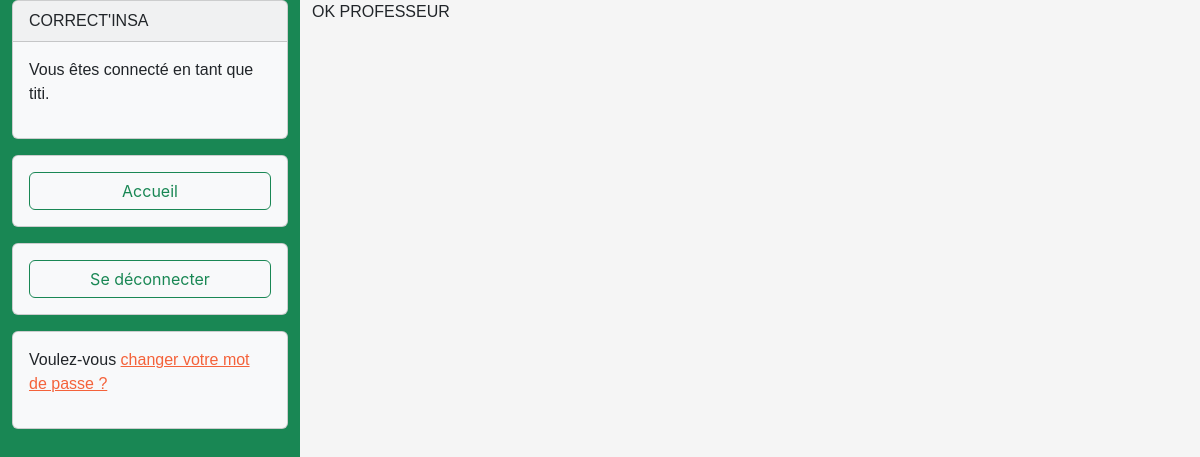
Page /p_redirect/ (signed in) on the earlier database version.
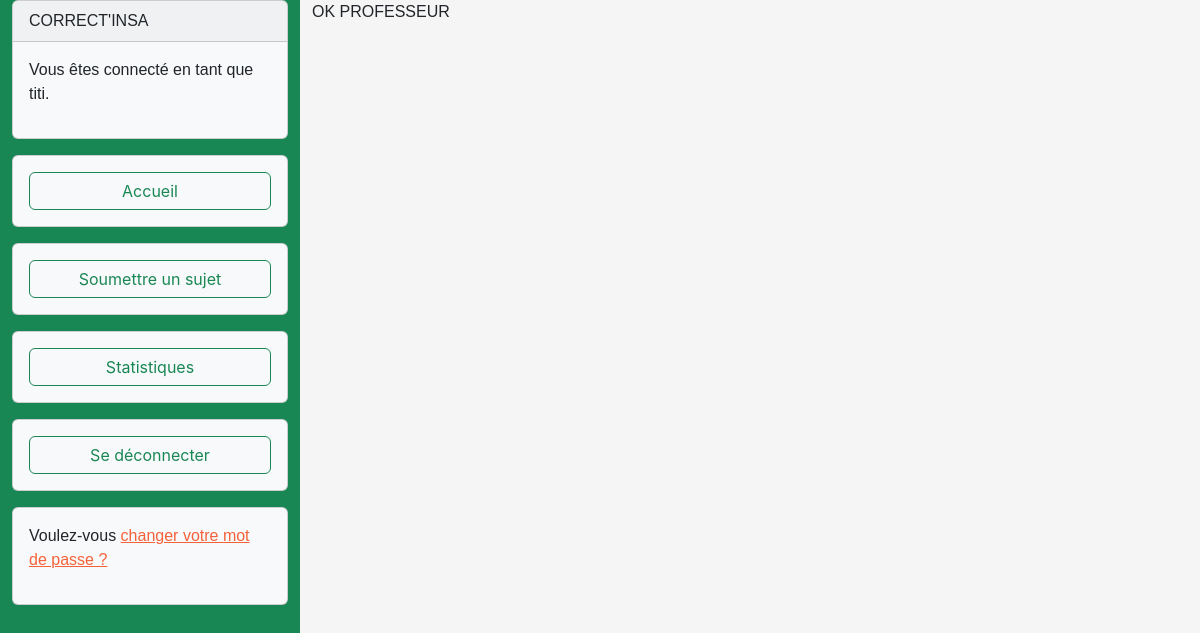
Same page on the later database version.
### blog/views.py (the view)
# urls.py: path('p_redirect/',blog.views.p_redirect, name='p_redirect'),
def p_redirect(request):
    return render(request, 'blog/p_redirect.html')

### blog/templates/blog/p_redirect.html
{% extends 'base.html' %}
{% block content %}
                OK PROFESSEUR
{% endblock content %}

### templates/base.html (shortened to what this page needs)
<!DOCTYPE html>
<html lang="fr">
    <head>
        {% block extra_css %}
        {% load static %}
        <link rel="stylesheet" href="https://maxcdn.bootstrapcdn.com/bootstrap/4.0.0/css/bootstrap.min.css">
        <link rel="stylesheet" type="text/css" href="{% static 'css/styles.css' %}">
    {% endblock extra_css %}
    </head>
    <body>
        <div class="container-fluid h-100">
            <div class="row vh-100">
                <div class="col-3 bg-success d-flex flex-column">
                    <div class="card bg-light mb-3">
                        <div class="card-header">CORRECT'INSA</div>
                        <div class="card-body">
                            {%  if user.is_authenticated %}
                                <p>Vous êtes connecté en tant que {{ user }}.</p>
                            {% endif %}
                        </div>
                    </div>
                    {% if user.is_authenticated %}
                        <div class="card bg-light mb-3">
                            <div class="card-body">
                                <a href="{% url 'home' %}"class="btn btn-outline-success btn-block">Accueil</a>
                            </div>
                        </div>
                        {% if user.role == 'PROFESSOR' %}
                            <div class="card bg-light mb-3">
                                <div class="card-body">
                                    <a href="{% url 'p_submit'%}"class="btn btn-outline-success btn-block">Soumettre un sujet</a>
                                </div>
                            </div>
                            <div class="card bg-light mb-3">
                                <div class="card-body">
                                    <a href="{% url 'stats'%}"class="btn btn-outline-success btn-block">Statistiques</a>
                                </div>
                            </div>
                        {% endif %}
                        <div class="card bg-light mb-3">
                            <div class="card-body">
                                <a href="{% url 'logout' %}"class="btn btn-outline-success btn-block">Se déconnecter</a>
                            </div>
                        </div>
                        <div class="card bg-light mb-3">
                            <div class="card-body">
                                <p>Voulez-vous <a href="{% url 'password_change' %}">changer votre mot de passe ?</a></p>
                            </div>
                        </div>
                    {% endif %}
                </div>
                <div class="col-9">
                    {% block content %}{% endblock content %}
                </div>
            </div>
        </div>
    </body>
</html>

Differences in the rows shown:
changed User "titi": role empty → "PROFESSOR" (drawn)
Other differences:
text now shown: "Soumettre un sujet Statistiques"
